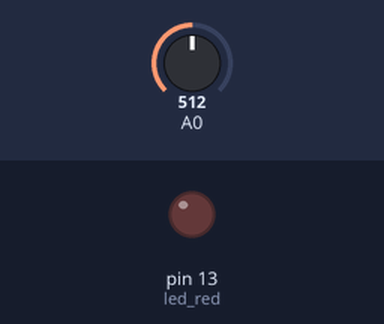
Simulated run of this sketch. Board: Arduino Uno, built with avr-gcc and run on an emulated ATmega328P. Parts: output pins drawn as LEDs (lit = HIGH). Dashed ring = blinking. Inputs (shaded band) come from the test bench; at power-on: A0 = 512.

Above: at 1.2 s.
1.3 s: A0 set to 488
At 1.7 s:
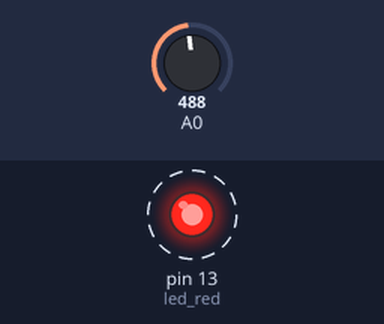
4.3 s: A0 set to 510
At 5.0 s:
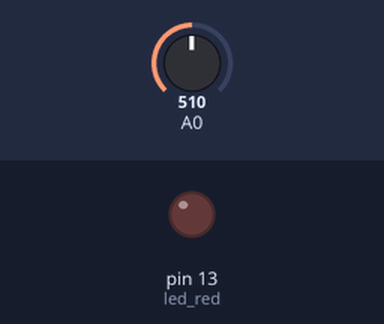
5.8 s: A0 set to 490
At 8.7 s:
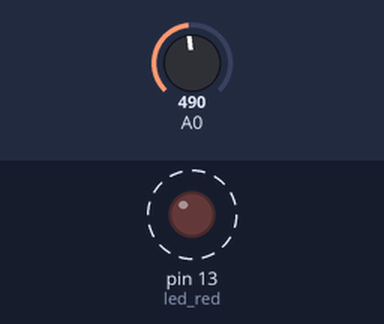
8.8 s: A0 set to 511
At 9.9 s:
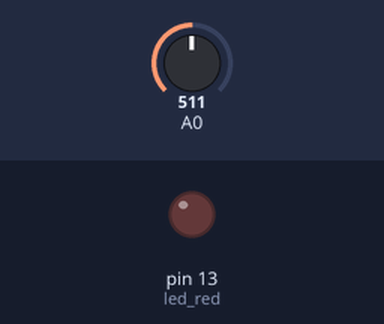
Timing chart, 0 to 11.3 s (numbered marks = the images above; inputs shaded):
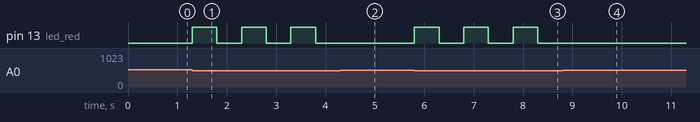

The sketch:

rain_ex01.ino
```cpp
int led_red = 13;

void setup() {
  pinMode(led_red, OUTPUT);
}

void loop() {
  int rain_val = analogRead(A0);

  if(rain_val < 500)
  {
    digitalWrite(led_red, HIGH);
    delay(500);
    digitalWrite(led_red, LOW);
    delay(500);
  }
  else
  {
    digitalWrite(led_red, LOW);
  }
}
```

Measured:
- the behaviour switches between 500 and 499 on A0 (found by bisection; images 0 and 1)
- after the input at 1.3 s, pin 13 (led_red): alternates HIGH for 0.50 s and LOW for 0.50 s, starting at once
- after the input at 4.3 s, pin 13 (led_red): stays LOW (without the input it goes to HIGH after 0.00 s)
- after the input at 5.8 s, pin 13 (led_red): alternates HIGH for 0.50 s and LOW for 0.50 s, starting at once
- after the input at 8.8 s, pin 13 (led_red): stops changing and stays LOW
